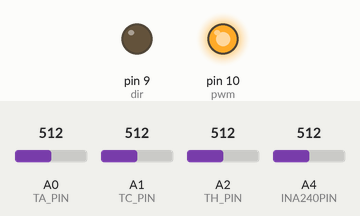
This sketch was run on a simulated Arduino Uno, built with avr-gcc and run on an emulated ATmega328P. On the bench: output pins drawn as LEDs (lit = HIGH). Inputs (shaded band) come from the test bench; at power-on: A0 (TA_PIN) = 512, A1 (TC_PIN) = 512, A2 (TH_PIN) = 512, A4 (INA240PIN) = 512. What the sketch prints to the serial monitor is not drawn.

Above: at 0.1 s.
Timing chart, 0 to 1.6 s (numbered marks = the images above):
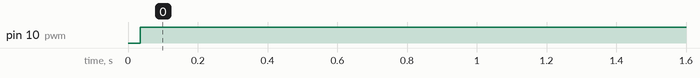

Measured:
- by itself, pin 10 (pwm): LOW → HIGH at 0.03 s

The sketch:

INA240_test.ino
```cpp
// LCD Pin Map:
// L4 (RS) -> D7
// L6 (EN) -> D6
// L11 (DB4)-> D5
// L12 (DB5)-> D4
// L13 (DB6)-> D3
// L14 (DB7)-> D2

#include <PWM.h>
//#include <LiquidCrystal.h>
#include <string.h>

#define TA_PIN A0
#define TC_PIN A1
#define TH_PIN A2
#define THERMISTORNOMINAL 15000
// temp. for nominal resistance (almost always 25 C)
#define TEMPERATURENOMINAL 25
#define NUMSAMPLES_T 5
// the value of the 'reference' resistor
// Measured across ohmeter
#define SERIESRESISTOR 14600
#define BCOEFFICIENT 3916.06

#define NUMSAMPLES_VREF 50
#define INA240PIN A4
#define R_SENSE 0.005
#define GAIN 50.0

// initialize the library by associating any needed LCD interface pin
// with the arduino pin number it is connected to
const int rs = 7, en = 6, d4 = 5, d5 = 4, d6 = 3, d7 = 2;
// LiquidCrystal lcd(rs, en, d4, d5, d6, d7);

// LCD Constants
int rawValue; // raw reading
const byte pwmPot = A3;
int oldValue; // for deadband
byte Byte; // final byte
byte oldByte; // for printing


const int pwm = 10; // pin 10 as pwm
int32_t frequency = 20000; // 20kHz
const int dir = 9;  // pin 9 as dir
int i=0;

float VREF; //reference reading for INA240
float vRead; //reading from INA240 measurements
float vSense; //sensed voltage
float iSense; // sensed current

float TA;
float TC;
float TH;

float voltageReader(int num_samples, uint8_t ref_pin, bool isRaw) {

  uint8_t i = 0;
  float average = 0;

  for (i=0; i < num_samples; i++) {
    average += analogRead(ref_pin);
  }

  average /= num_samples;
  if (isRaw)
  {
    return average;
  }
  else
  {
    return average * (5.0 / 1023.0);
  }
}

float tempReader(int num_samples, uint8_t ref_pin, bool isKelvin) {
  uint8_t i = 0;
  float average = 0;

  for (i=0; i < num_samples; i++) {
    average += analogRead(ref_pin);
  }

  average /= num_samples;
  // Convert to resistance
  average = 1023 / average - 1;
  average = SERIESRESISTOR / average;
  float steinhart;
  steinhart = average / THERMISTORNOMINAL;     // (R/Ro)
  steinhart = log(steinhart);                  // ln(R/Ro)
  steinhart /= BCOEFFICIENT;                   // 1/B * ln(R/Ro)
  steinhart += 1.0 / (TEMPERATURENOMINAL + 273.15); // + (1/To)
  steinhart = 1.0 / steinhart;                 // Invert

  if (isKelvin)
  {
    return steinhart; //in K
  }
  else
  {
    return steinhart -= 273.15; // in C
  }

}


void setup(){
  Serial.begin(115200);
  // PWM Pin Init
  InitTimersSafe();

  bool success_pwm = SetPinFrequencySafe(pwm, frequency);
  //bool success_dir = SetPinFrequencySafe(dir, frequency);

  if(success_pwm) {
    pinMode(pwm,OUTPUT); //declare pin pwm as OUTPUT
  }

  pinMode(dir,OUTPUT); //declare pin dir as OUTPUT

  // LCD Init
  //lcd.begin(16, 2);

  // INA240 init
  //analogReference(DEFAULT);

  pwmWrite(pwm, 0);
  // raw value
  VREF = voltageReader(NUMSAMPLES_VREF, INA240PIN, false);

  Serial.print("Average V_ref ");
  Serial.println(VREF);

}


void loop(){
    // Set direction first;
  digitalWrite(dir,LOW);  // if DIR pin is HIGH, B will HIGH ; if DIR pin is LOW, A will HIGH
    // 100% = 255
    // 75%  = 191
    // 50%  = 127
    // 25%  = 64
  // set the cursor to column 0, line 1
  // (note: line 1 is the second row, since counting begins with 0):
  // lcd.setCursor(0, 0);
   // rawValue = analogRead(A0); // dummy read, if needed
  //rawValue = analogRead(pwmPot); // read pot
  //if (rawValue < (oldValue - 5) || rawValue > (oldValue + 5)) { // add some deadband
  //  oldValue = rawValue; // update value
  //  Byte = oldValue >> 2; // convert 10-bit to 8-bit
  //  // Byte = map(oldValue, 0 , 1023, 0, 255);
  //  //Byte = oldValue;
  //  if (oldByte != Byte) { // only print if value changes
  //    // lcd.print("Byte is: ");
  //    if (Byte < 1000)
  //      lcd.print("   ");
  //    if (Byte < 100)
  //      lcd.print("  ");
  //    if (Byte < 10)
  //      lcd.print(" ");
  //
  //    lcd.setCursor(0, 0);
  //    lcd.print(Byte);

  //    oldByte = Byte; // update value
  //    pwmWrite(pwm, Byte);
  //  }
  //}


  Serial.print(">V_ref: ");
  Serial.println(VREF);

  vRead = voltageReader(NUMSAMPLES_VREF, INA240PIN, false);
  Serial.print(">V_read: ");
  Serial.println(vRead);

  iSense = ((vRead - VREF) / (GAIN)) / R_SENSE;
  Serial.print(">Current Sensed: ");
  Serial.println(iSense);

  TA = tempReader(NUMSAMPLES_VREF, TA_PIN, false);
  TC = tempReader(NUMSAMPLES_VREF, TC_PIN, false);
  TH = tempReader(NUMSAMPLES_VREF, TH_PIN, false);
  Serial.print(">T_ambient: ");
  Serial.println(TA);

  Serial.print(">T_cold: ");
  Serial.println(TC);

  Serial.print(">T_hot: ");
  Serial.println(TH);

  pwmWrite(pwm, 255);

}
```
